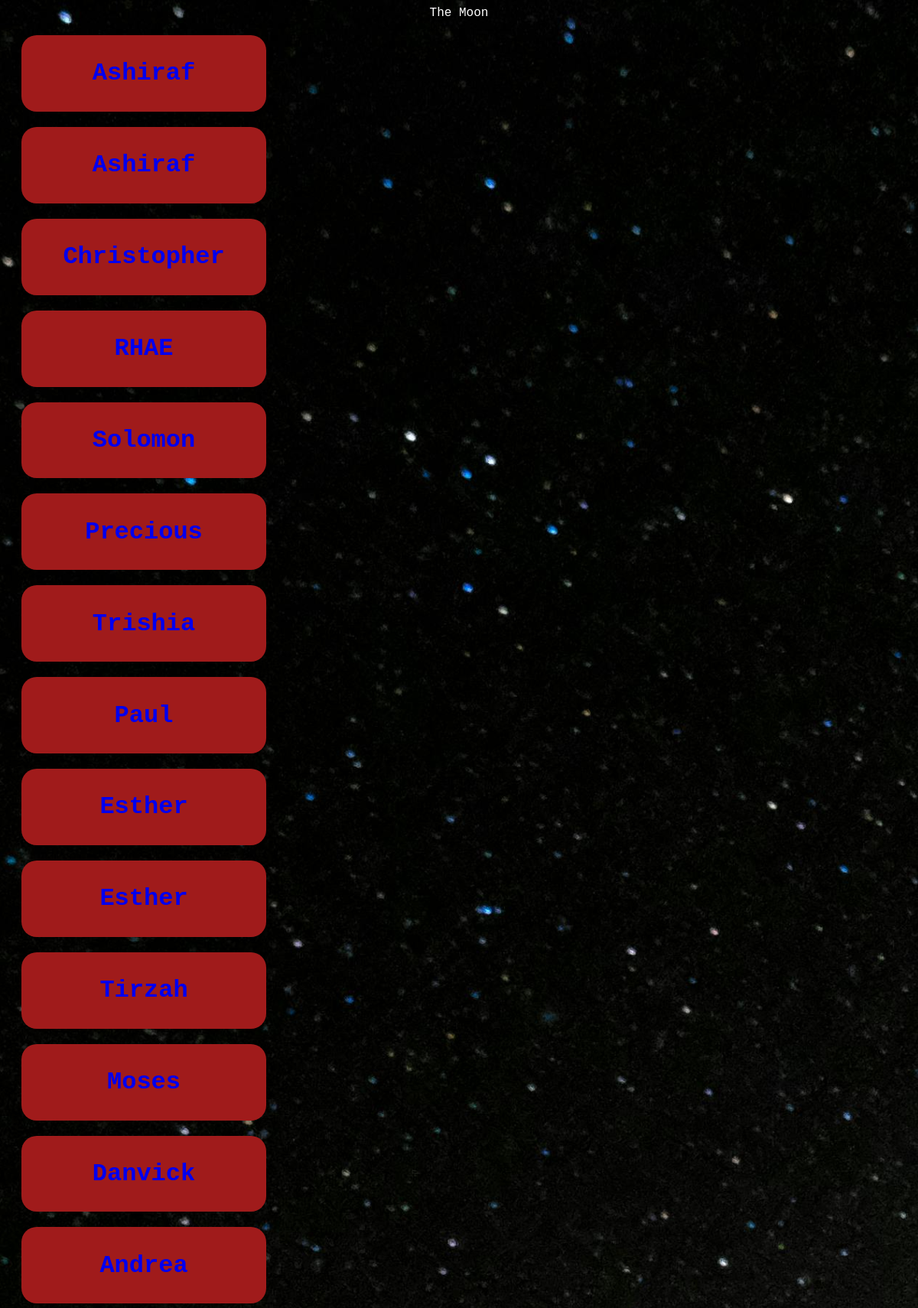
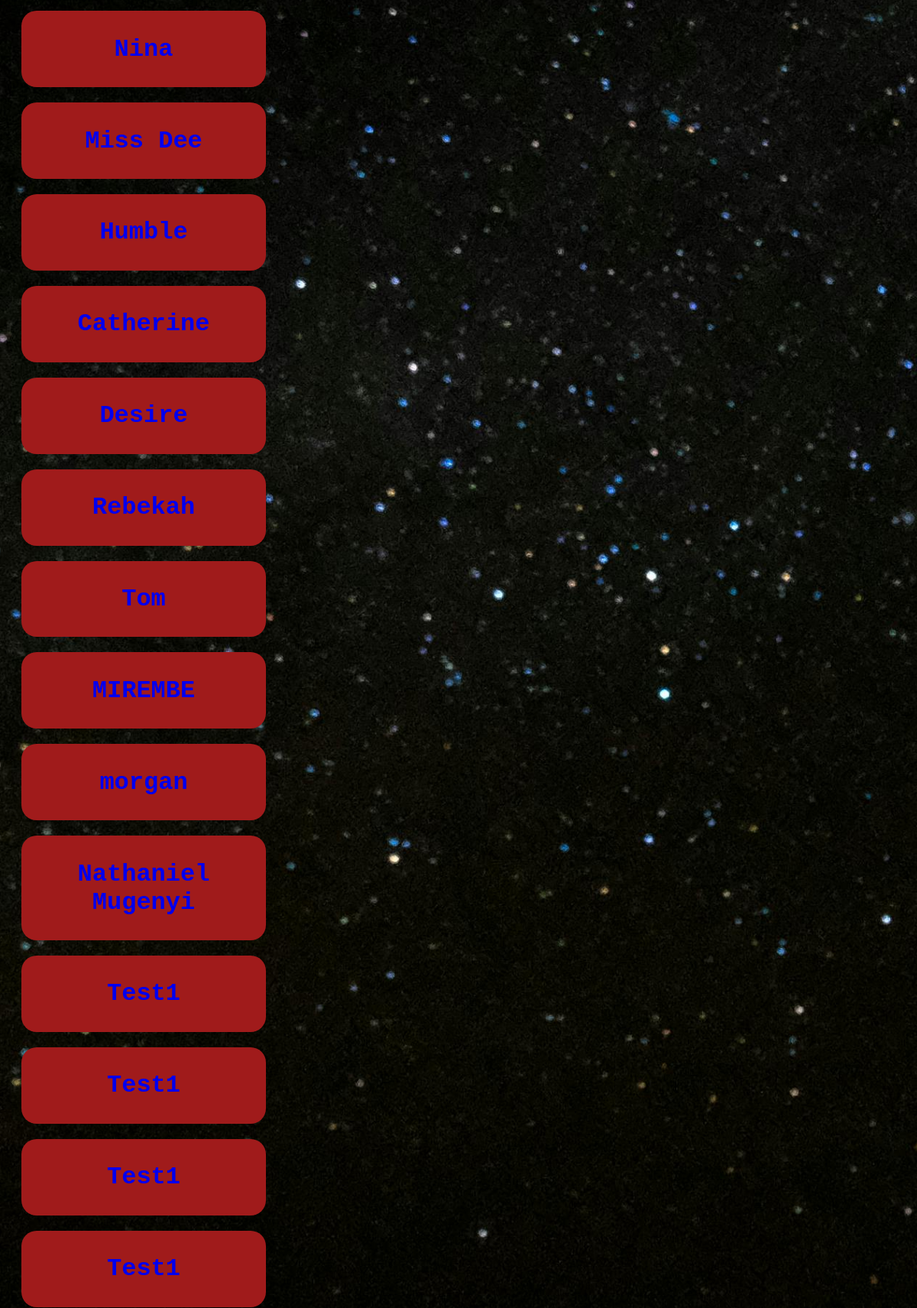
/moon/ (upper part), run on the app's committed database (2 pictures, top to bottom).
### Moonrocks/models.py (models this page shows, shortened)
class Cadets(models.Model):
    id = models.AutoField(primary_key=True)
    Names = models.CharField(max_length=50, blank=False)
    class gender(models.TextChoices):
        Male = 'Male'
        Female = 'Female'
    Gender = models.CharField(max_length=6, choices=gender.choices)
    Organization = models.CharField(max_length=50)
    Occupation = models.CharField(max_length=50)
    Email = models.EmailField(blank=False, unique=True, null=True) # Added email field
    Quote = models.CharField(max_length=150)
    DateT = models.DateTimeField(default=datetime.datetime.now())
    Event = models.CharField(max_length=250, default='National ICT Innovation Hub, Nakawa')
    Location = models.CharField(max_length=250, default='8JH7+PQ Kampala')
    image = models.ImageField(upload_to='{% static /img %}',null=True)

### Moonrocks/views.py (the view)
# urls.py: path('', views.rocks, name= 'Moonrocks.rocks'),
def rocks(request):
    cadets = Cadets.objects.all()
    template_data = {}
    template_data['title'] = 'The Moon'
    template_data['cadet'] =  cadets
    return render(request, 'Moonrocks/themoon.html', {'template_data':template_data})

### Moonrocks/templates/Moonrocks/themoon.html
{% extends 'base.html' %}
{% block content %}
{% load static %}
{{ template_data.title }}
{% for c in template_data.cadet %}
<a style="text-decoration:none;"
href="{% url 'cards.card' id=c.id %}">
   <div style="
    background-color: #a01b1b;
    width: 300px;
    padding: 10px;
    border-radius: 20px;
    margin:20px;
   "> <h1>{{ c.Names }}</h1></div></a>
{% endfor %}
{% endblock %}

### the_moon/templates/base.html (shortened to what this page needs)
<!DOCTYPE html>
<html lang="en">
<head>
    {% load static %}
    <link rel="stylesheet" type="text/css" href="{% static 'css/css.css' %}"/>
</head>
<body>
    {% block content %}
    {% endblock content %}
</body>
</html>

### the_moon/static/css/css.css (style rules this page uses)
body { background-image: url('../img/background.jpg'); background-size: cover; background-position: center; color: #fff; font-family: 'Courier New', Courier, monospace; text-align: center; background-color: #222; }

### data on the page
Cadets: Names "Ashiraf"
Cadets: Names "Ashiraf"
Cadets: Names "Christopher"
Cadets: Names "RHAE"
Cadets: Names "Solomon"
Cadets: Names "Precious"
Cadets: Names "Trishia"
Cadets: Names "Paul"
Cadets: Names "Esther"
Cadets: Names "Esther"
Cadets: Names "Tirzah"
Cadets: Names "Moses"
Cadets: Names "Danvick"
Cadets: Names "Andrea"
Cadets: Names "Nina"
Cadets: Names "Miss Dee"
Cadets: Names "Humble"
Cadets: Names "Catherine"
Cadets: Names "Desire"
Cadets: Names "Rebekah"
Cadets: Names "Tom"
Cadets: Names "MIREMBE"
Cadets: Names "morgan"
Cadets: Names "Nathaniel Mugenyi"
Cadets: Names "Test1"
Cadets: Names "Test1"
Cadets: Names "Test1"
Cadets: Names "Test1"

### other printed values
{{ template_data.title }} "The Moon"
